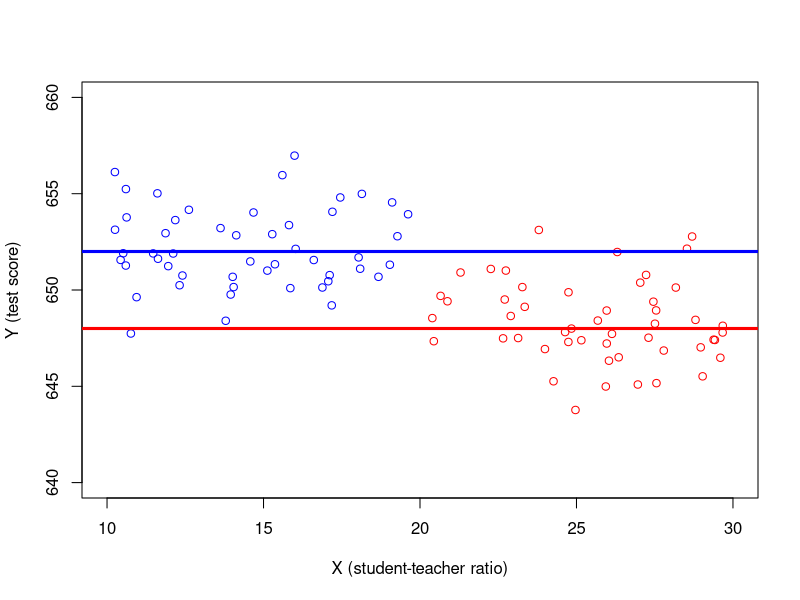
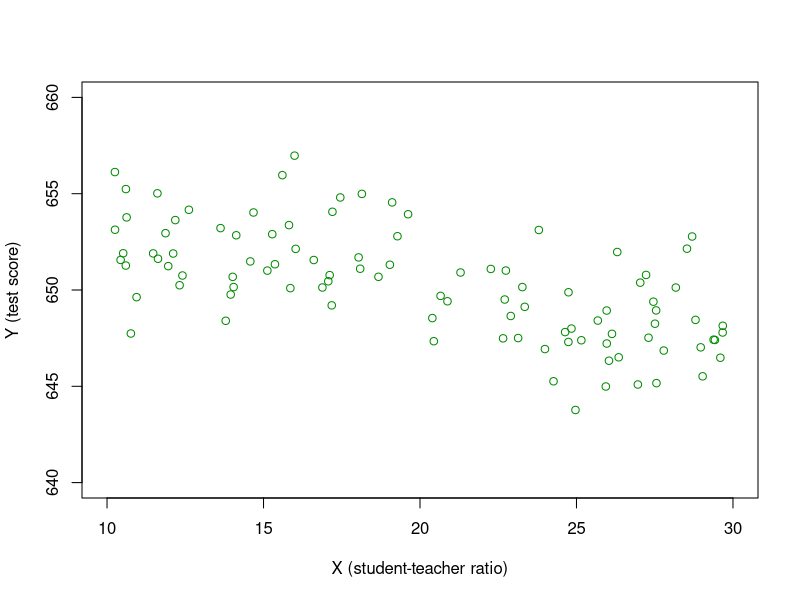
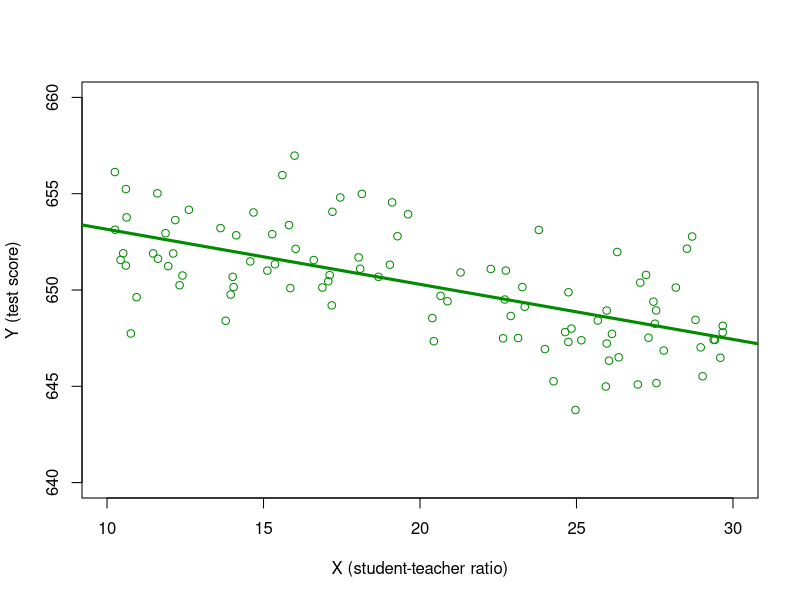
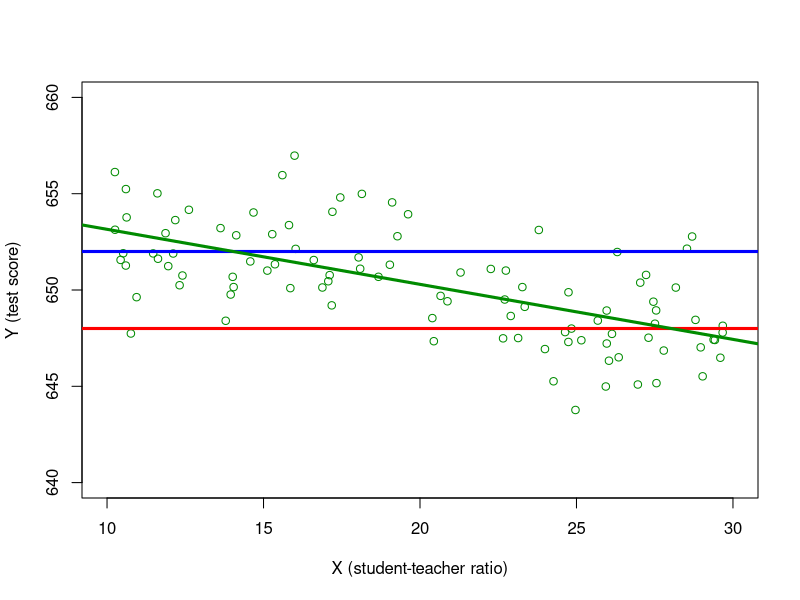

Write the R code that produced these figures, in order.
## ---- chunk 1
library(AER) # include Applied Econometrics with R package; contains many datasets
data(CASchools) # Load CASchools data
# Generate a couple of useful variables
CASchools$STR <- CASchools$students/CASchools$teachers  # Student-teacher ratio
CASchools$Score <- (CASchools$read + CASchools$math)/2  # Student test score
## ---- chunk 2
# set a seed to make the results reproducible
set.seed(456457)
# simulate the data 
X <- runif(50, min = 10, max = 20)
u <- 0*X+rnorm(50, mean = 2, sd = 2)
Y <- 650 + 0*X + u
simdat1 <- data.frame(Y,X,u)
X <- runif(50, min = 20, max = 30)
u <- 0*X+rnorm(50, mean = -2, sd = 2)
Y <- 650 + 0*X + u
simdat2 <- data.frame(Y,X,u)
simdat <- rbind(simdat1,simdat2)
# Compute OLS estimates on pooled data (group 1 and group 2)
lm <- lm(Y ~ X, data = simdat)
# Scatter plot X vs Y, split by u-groups
plot(simdat1$X,simdat1$Y, # Data points, group 1 (small X)
     col = "blue", # Color of data points
     xlab = "X (student-teacher ratio)",  # Label on x-axis
     ylab = "Y (test score)",   # Label on y-axis
     xlim = c(10, 30),  # Range of x-axis (from 10 to 30)
     ylim = c(640,660)) # Range of y-axis (from 640 to 660)
points(simdat2$X,simdat2$Y, # Data points, group 2 (large X)
       col = "red") # Color of data points
abline(648,0, # Population regression line, small X
       col = "red", # Color of population regression line, small X
       lwd = 3) # Set linewidth
abline(652,0, # Population regression line, large X
       col = "blue", # Color of population regression line, large X
       lwd = 3) # Set linewidth
## ---- chunk 3
# Scatter plot X vs Y, pooled groups
plot(simdat$X,simdat$Y, # Data points, pooled groups
     col = "green4", # Color of data points
     xlab = "X (student-teacher ratio)",  # Label on x-axis
     ylab = "Y (test score)",   # Label on y-axis
     xlim = c(10, 30),  # Range of x-axis (from 10 to 30)
     ylim = c(640,660)) # Range of y-axis (from 640 to 660)
## ---- chunk 4
# Scatter plot X vs Y, pooled groups
plot(simdat$X,simdat$Y, # Data points, pooled groups
     col = "green4", # Color of data points
     xlab = "X (student-teacher ratio)",  # Label on x-axis
     ylab = "Y (test score)",   # Label on y-axis
     xlim = c(10, 30),  # Range of x-axis (from 10 to 30)
     ylim = c(640,660)) # Range of y-axis (from 640 to 660)
# Add sample regression function
abline(lm, # Sample regression function in lm
       col = "green4", # Plot in green
       lwd = 3) # Set linewidth 
## ---- chunk 5
# Scatter plot X vs Y, pooled groups
plot(simdat$X,simdat$Y, # Data points, pooled groups
     col = "green4", # Color of data points
     xlab = "X (student-teacher ratio)",  # Label on x-axis
     ylab = "Y (test score)",   # Label on y-axis
     xlim = c(10, 30),  # Range of x-axis (from 10 to 30)
     ylim = c(640,660)) # Range of y-axis (from 640 to 660)
abline(648,0, # Population regression line, small X
       col = "red", # Color of population regression line, small X
       lwd = 3) # Set linewidth
abline(652,0, # Population regression line, large X
       col = "blue", # Color of population regression line, large X
       lwd = 3) # Set linewidth
# Add sample regression function
abline(lm, # Sample regression function in lm
       col = "green4", # Plot in green
       lwd = 3) # Set linewidth 
